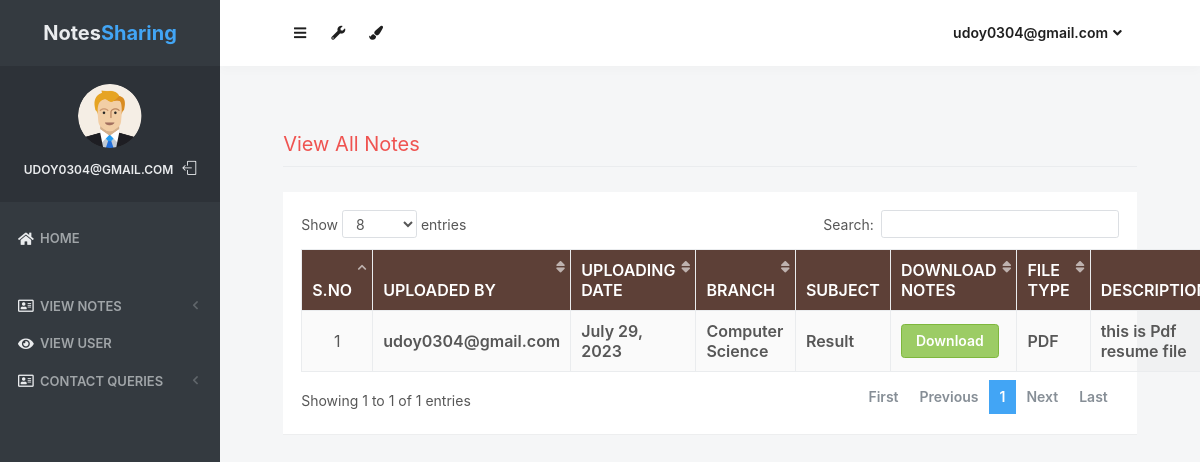
/all_notes/ (signed in), run on the app's committed database.
### Notes/models.py (models this page shows, shortened)
class Note(models.Model):
    user = models.ForeignKey(User,on_delete=models.CASCADE)
    branch = models.CharField(max_length=30)
    subject = models.CharField(max_length=30)
    notesfile = models.FileField(null=True)
    filetype = models.CharField(max_length=30)
    descriptions = models.CharField(max_length=250,null=True)
    status = models.CharField(max_length=50)
    uploading_date = models.DateField(max_length=10,null=True)

### Notes/views.py (the view)
# urls.py: path('all_notes/',all_notes,name='all_notes'),
@login_required
def all_notes(request):
    notes = Note.objects.all()
    return render(request,'all_notes.html',locals())

### Notes/templates/all_notes.html (shortened to what this page needs)
{% load static %}
<html lang="en" class="no-focus">
    <head>
        <link rel="stylesheet" href="{% static 'js/plugins/datatables/dataTables.bootstrap4.min.css' %}">
        <link rel="stylesheet" id="css-main" href="{% static 'css1/codebase.min.css' %}">
    </head>
    <body>
        <div id="page-container" class="sidebar-o sidebar-inverse side-scroll page-header-fixed main-content-narrow">
         {% include "sidebar.html" %}
            {% include "admin_nav.html" %}
            <main id="main-container">
                <div class="content">
                    <h2 class="content-heading text-danger">View All Notes</h2>
                    <div class="block">
                        <div class="block-content block-content-full">
                            <table class="table table-bordered table-striped table-vcenter js-dataTable-full-pagination" style="width:100%">
                                <thead class="text-white" style="background-color : #5d4037;">
                                    <tr>
                                        <th class="text-center">S.No</th>
                                        <th class="d-none d-sm-table-cell">Uploaded By</th>
                                        <th class="d-none d-sm-table-cell">Uploading Date</th>
                                        <th class="d-none d-sm-table-cell">Branch</th>
                                        <th class="d-none d-sm-table-cell">Subject</th>
                                        <th class="d-none d-sm-table-cell">Download Notes</th>
                                        <th class="d-none d-sm-table-cell">File Type</th>
                                        <th class="d-none d-sm-table-cell">Description</th>
                                    </tr>
                                </thead>
                                {% for i in notes %}
                                <tbody>
                                    <tr>
                                        <td class="text-center">{{forloop.counter}}</td>
                                        <td class="font-w600">{{i.user.username}}</td>
					<td class="font-w600">{{i.uploading_date}}</td>
					<td class="font-w600">{{i.branch}}</td>
					<td class="font-w600">{{i.subject}}</td>
					<td class="font-w600"><a href="{{i.notesfile.url}}" class="btn btn-success" download>Download</a></td>
					<td class="font-w600">{{i.filetype}}</td>
					<td class="font-w600">{{i.descriptions}}</td>
                                    </tr>
                                        {% endfor %}
                                </tbody>
                            </table>
                        </div>
                    </div>
                </div>
            </main>
        </div>
 <link rel="stylesheet" href="https://use.fontawesome.com/releases/v5.6.3/css/all.css">
    </body>
</html>

### Notes/templates/sidebar.html (shortened to what this page needs)
{% load static %}
   <nav id="sidebar">
                <div id="sidebar-scroll">
                    <div class="sidebar-content">
                        <div class="content-header content-header-fullrow px-15">
                            <div class="content-header-section text-center align-parent sidebar-mini-hidden">
                                <div class="content-header-item">
                                    <a class="link-effect font-w700" href="{% url 'admin_home' %}">
                                           <span class="font-size-xl text-dual-primary-dark">Notes</span><span class="font-size-xl text-primary">Sharing</span>
                                    </a>
                                </div>
                            </div>
                        </div>
                        <div class="content-side content-side-full content-side-user px-10 align-parent">
                            <div class="sidebar-mini-hidden-b text-center">
                                <a class="img-link" href="{% url 'admin_home' %}">
                                    <img class="img-avatar" src="{% static 'img/avatars/user1.png' %}" alt="">
                                </a>
                                <ul class="list-inline mt-10">
                                    <li class="list-inline-item">
                                        <a class="link-effect text-dual-primary-dark font-size-xs font-w600 text-uppercase" href="{% url 'admin_home' %}">{{ request.user.username }}</a>
                                    </li>
                                    <li class="list-inline-item">
                                        <a class="link-effect text-dual-primary-dark" href="{% url 'logout' %}">
                                            <i class="si si-logout"></i>
                                        </a>
                                    </li>
                                </ul>
                            </div>
                        </div>
                        <div class="content-side content-side-full">
                            <ul class="nav-main">
                                <li class="open">
                                    <a href="{% url 'admin_home' %}"><i class="fas fa-home"></i><span class="sidebar-mini-hide">Home</span></a>
                                </li>
                                <li class="nav-main-heading"><span class="sidebar-mini-visible">UI</span></li>
                                <li>
                                    <a class="nav-submenu" data-toggle="nav-submenu"><i class="far fa-address-card"></i>View Notes</a>
                                </li>
                                <li>
                                    <a  href="{% url 'view_users' %}"><i class="fas fa-eye"></i><span class="sidebar-mini-hide">View User</span></a>
                                </li>
                                <li>
                                    <a class="nav-submenu" data-toggle="nav-submenu"><i class="far fa-address-card"></i>Contact Queries</a>
                                </li>
                           </ul>
                        </div>
                    </div>
                </div>
            </nav>

### Notes/templates/admin_nav.html (shortened to what this page needs)
{% load static %}
            <header id="page-header">
                <div class="content-header">
                    <div class="content-header-section">
                        <button type="button" class="btn btn-circle btn-dual-secondary" data-toggle="layout" data-action="sidebar_toggle">
                            <i class="fa fa-navicon"></i>
                        </button>
                        <div class="btn-group" role="group">
                            <button type="button" class="btn btn-circle btn-dual-secondary" id="page-header-options-dropdown" data-toggle="dropdown" aria-haspopup="true" aria-expanded="false">
                                <i class="fa fa-wrench"></i>
                            </button>
                        </div>
                        <div class="btn-group" role="group">
                            <button type="button" class="btn btn-circle btn-dual-secondary" id="page-header-themes-dropdown" data-toggle="dropdown" aria-haspopup="true" aria-expanded="false">
                                <i class="fa fa-paint-brush"></i>
                            </button>
                        </div>
                    </div>
                    <div class="content-header-section">
                        <div class="btn-group" role="group">
                            <button type="button" class="btn btn-rounded btn-dual-secondary" id="page-header-user-dropdown" data-toggle="dropdown" aria-haspopup="true" aria-expanded="false">
                                {{ request.user.username}}<i class="fa fa-angle-down ml-5"></i>
                            </button>
                        </div>
                    </div>
                </div>
            </header>

### data on the page
Note: user.username "udoy0304@gmail.com", uploading_date "July 29, 2023", branch "Computer Science", subject "Result", filetype "PDF", descriptions "this is Pdf resume file"

### other printed values
{{ request.user.username }} "UDOY0304@GMAIL.COM"
{{ request.user.username }} "udoy0304@gmail.com"
